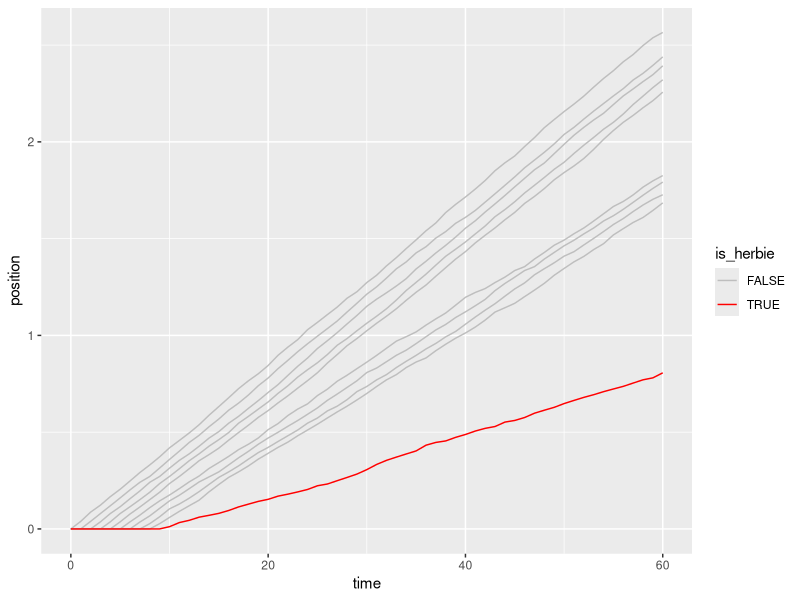

Source code (R):
# ============================================
# Week 2: Scout Hike Simulation
# Dependent Events and Statistical Fluctuations
# ============================================

library(ggplot2)
library(dplyr)

# Set seed for reproducibility
set.seed(123)

# ============================================
# Simulation Parameters
# ============================================

n_scouts <- 10
simulation_minutes <- 60
base_speeds <- c(rep(2.5, 5), rep(2.0, 4), 1.0)  # mph
speed_sd <- 0.3

# ============================================
# Run Simulation
# ============================================

# Initialize position matrix
positions <- matrix(0, nrow = simulation_minutes + 1, ncol = n_scouts)

# Simulate each minute
for (t in 1:simulation_minutes) {
  
  # Calculate desired speeds with variability
  desired_speeds <- rnorm(n_scouts, mean = base_speeds, sd = speed_sd)
  desired_speeds <- pmax(desired_speeds, 0.1)
  
  # Apply dependent events constraint
  actual_speeds <- numeric(n_scouts)
  actual_speeds[1] <- desired_speeds[1]
  
  for (scout in 2:n_scouts) {
    # Can't pass scout in front
    my_new_position <- positions[t, scout] + desired_speeds[scout] / 60
    scout_ahead_position <- positions[t, scout - 1]
    
    if (my_new_position > scout_ahead_position) {
      actual_speeds[scout] <- (scout_ahead_position - positions[t, scout]) * 60
    } else {
      actual_speeds[scout] <- desired_speeds[scout]
    }
  }
  
  # Update positions
  positions[t + 1, ] <- positions[t, ] + actual_speeds / 60
}

# ============================================
# Prepare Data
# ============================================

simulation_df <- data.frame()
for (scout in 1:n_scouts) {
  scout_data <- data.frame(
    time = 0:simulation_minutes,
    scout = scout,
    position = positions[, scout],
    is_herbie = (scout == n_scouts)
  )
  simulation_df <- rbind(simulation_df, scout_data)
}

# ============================================
# Visualization (INCOMPLETE)
# ============================================

# Plot 1: Positions over time
# PROBLEM: No title, poor labels, no legend positioning
ggplot(simulation_df, aes(x = time, y = position, group = scout, color = is_herbie)) +
  geom_line() +
  scale_color_manual(values = c("gray", "red"))
# Missing: title, axis labels, legend configuration, theme

# Plot 2: Final positions
# PROBLEM: Missing completely! Assignment requires 4 plots, only 1 provided
final_positions <- simulation_df %>% filter(time == simulation_minutes)
# TODO: Add bar chart here

# Plot 3 & 4: Also missing

# ============================================
# Analysis (INCOMPLETE)
# ============================================

# Some calculations but no interpretation
actual_distance <- min(final_positions$position)
avg_speed <- mean(base_speeds)
expected_distance <- avg_speed * 1

print(paste("Actual:", actual_distance))
print(paste("Expected:", expected_distance))

# MISSING: Detailed analysis answering the 5 required questions
# MISSING: Business interpretation
# MISSING: Connection to production systems
